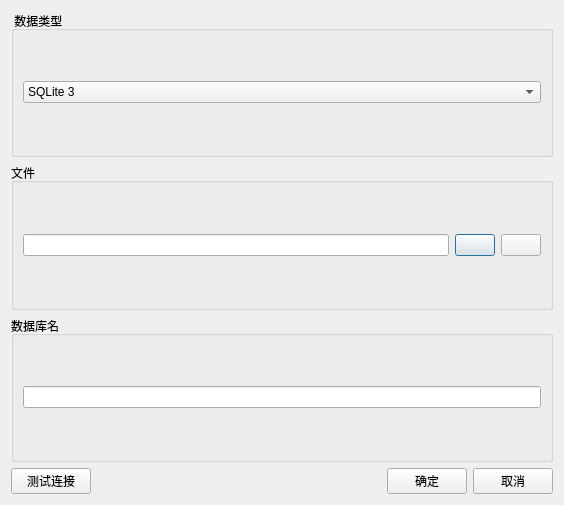
<?xml version="1.0" encoding="UTF-8"?>
<ui version="4.0">
 <class>AddSQLfileDialog</class>
 <widget class="QDialog" name="AddSQLfileDialog">
  <property name="geometry">
   <rect>
    <x>0</x>
    <y>0</y>
    <width>564</width>
    <height>505</height>
   </rect>
  </property>
  <property name="windowTitle">
   <string>Dialog</string>
  </property>
  <layout class="QGridLayout" name="gridLayout_4">
   <item row="0" column="0">
    <widget class="QGroupBox" name="groupBox_2">
     <property name="title">
      <string> 数据类型</string>
     </property>
     <layout class="QGridLayout" name="gridLayout_2">
      <item row="0" column="0">
       <widget class="QComboBox" name="comboBox">
        <item>
         <property name="text">
          <string>SQLite 3</string>
         </property>
        </item>
       </widget>
      </item>
     </layout>
    </widget>
   </item>
   <item row="1" column="0">
    <widget class="QGroupBox" name="groupBox">
     <property name="title">
      <string>文件</string>
     </property>
     <layout class="QGridLayout" name="gridLayout">
      <item row="0" column="1">
       <widget class="QPushButton" name="Btn_add_file">
        <property name="text">
         <string/>
        </property>
        <property name="icon">
         <iconset resource="res.qrc">
          <normaloff>:/img/add-fill.png</normaloff>:/img/add-fill.png</iconset>
        </property>
        <property name="iconSize">
         <size>
          <width>27</width>
          <height>27</height>
         </size>
        </property>
       </widget>
      </item>
      <item row="0" column="0">
       <widget class="QLineEdit" name="sql_file_path"/>
      </item>
      <item row="0" column="2">
       <widget class="QPushButton" name="Btn_add_file_2">
        <property name="text">
         <string/>
        </property>
        <property name="icon">
         <iconset resource="res.qrc">
          <normaloff>:/img/folder.png</normaloff>:/img/folder.png</iconset>
        </property>
        <property name="iconSize">
         <size>
          <width>27</width>
          <height>27</height>
         </size>
        </property>
       </widget>
      </item>
     </layout>
    </widget>
   </item>
   <item row="2" column="0">
    <widget class="QGroupBox" name="groupBox_3">
     <property name="title">
      <string>数据库名</string>
     </property>
     <layout class="QGridLayout" name="gridLayout_3">
      <item row="0" column="0">
       <widget class="QLineEdit" name="sql_file"/>
      </item>
     </layout>
    </widget>
   </item>
   <item row="3" column="0">
    <layout class="QHBoxLayout" name="horizontalLayout">
     <item>
      <widget class="QPushButton" name="Btn_TextConnect">
       <property name="text">
        <string>测试连接</string>
       </property>
      </widget>
     </item>
     <item>
      <spacer name="horizontalSpacer">
       <property name="orientation">
        <enum>Qt::Horizontal</enum>
       </property>
       <property name="sizeHint" stdset="0">
        <size>
         <width>40</width>
         <height>20</height>
        </size>
       </property>
      </spacer>
     </item>
     <item>
      <widget class="QPushButton" name="Btn_ok">
       <property name="text">
        <string>确定</string>
       </property>
      </widget>
     </item>
     <item>
      <widget class="QPushButton" name="Btn_cancel">
       <property name="text">
        <string>取消</string>
       </property>
      </widget>
     </item>
    </layout>
   </item>
  </layout>
 </widget>
 <resources>
  <include location="res.qrc"/>
 </resources>
 <connections/>
</ui>
